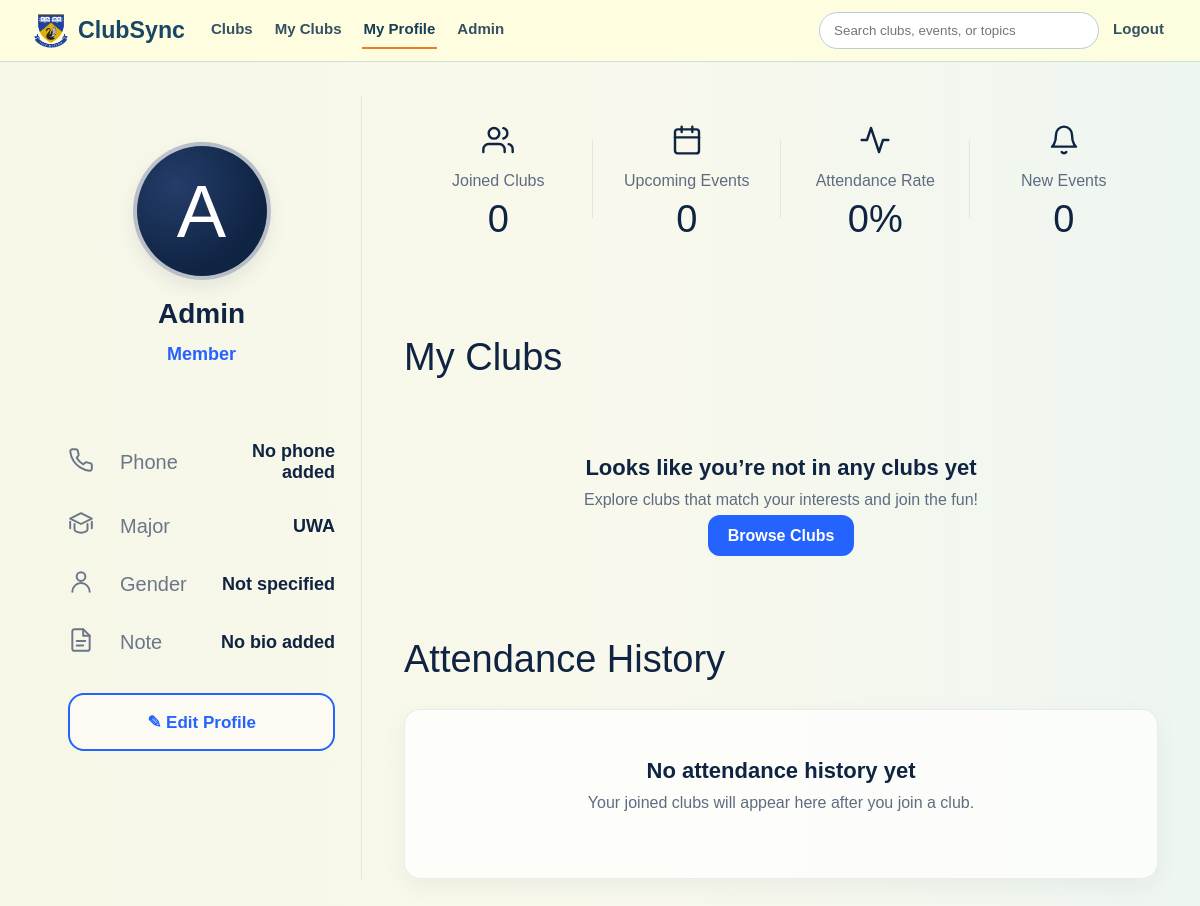
/my-profile (signed in), run on an earlier commit of the app's database.
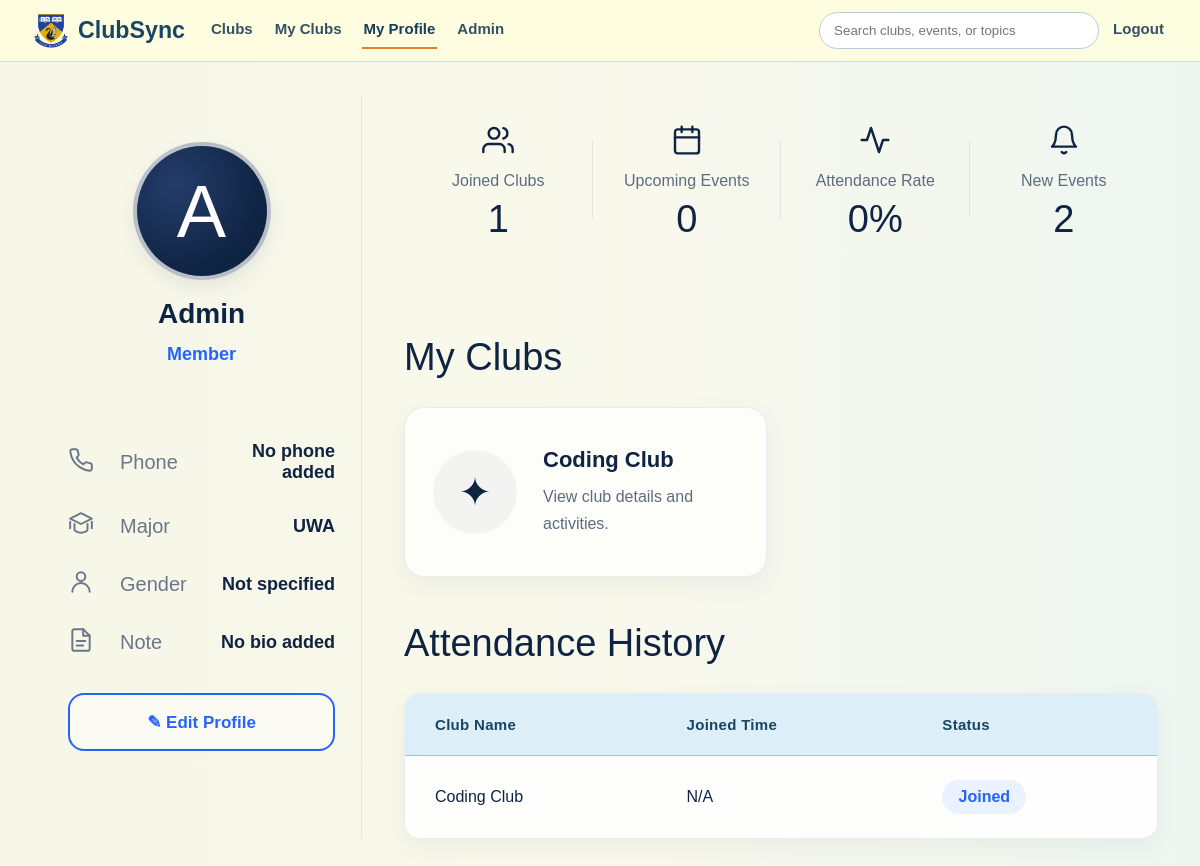
And on a later commit of the database.
### models/user.py (models this page shows)
class User(db.Model):
    __tablename__ = "users"
    id = db.Column(db.Integer, primary_key=True)
    name = db.Column(db.String(100), nullable=False)
    email = db.Column(db.String(120), unique=True, nullable=False)
    password_hash = db.Column(db.String(255), nullable=False)
    is_admin = db.Column(db.Boolean, default=False, nullable=False)
    memberships = db.relationship("Membership", backref="user", cascade="all, delete")
    attendances = db.relationship("Attendance", backref="user", cascade="all, delete")

### models/membership.py (models this page shows)
class Membership(db.Model):
    __tablename__ = "memberships"
    id = db.Column(db.Integer, primary_key=True)
    user_id = db.Column(db.Integer, db.ForeignKey("users.id"), nullable=False)
    club_id = db.Column(db.Integer, db.ForeignKey("clubs.id"), nullable=False)

### models/club.py (models this page shows)
class Club(db.Model):
    __tablename__ = "clubs"
    id = db.Column(db.Integer, primary_key=True)
    name = db.Column(db.String(100), nullable=False)
    description = db.Column(db.Text, nullable=False)
    category = db.Column(db.String(50), nullable=True)
    image_path = db.Column(db.String(255), nullable=True)
    events = db.relationship("Event", backref="club", cascade="all, delete")
    memberships = db.relationship("Membership", backref="club", cascade="all, delete")

### routes/profile.py (the view)
@profile_bp.route("/my-profile")
def profile():
    if "user_id" not in session:
        return redirect(url_for("auth.login"))
    user_id = session["user_id"]
    user = User.query.get(user_id)
    joined_clubs = (
        Club.query
        .join(Membership, Membership.club_id == Club.id)
        .filter(Membership.user_id == user_id)
        .order_by(Club.name.asc())
        .all()
    )
    profile_data = ProfileUser.query.filter_by(user_id=user.id).first()
    return render_template(
        "profile.html",
        user=user,
        profile=profile_data,
        club_history=joined_clubs
    )

### templates/profile.html (shortened to what this page needs)
<!DOCTYPE html>
<html lang="en">
<head>
    <link rel="stylesheet" href="{{ url_for('static', filename='css/styles.css') }}">
    <link rel="stylesheet" href="{{ url_for('static', filename='css/profile.css') }}">
</head>
<body class="clubs-page">
    {% set active_page = 'profile' %}
    {% include "_site_header.html" %}
    <div class="profile-page">
        <aside class="profile-card">
            <div class="profile-avatar">
                {% if profile and profile.avatar %}
                <img src="{{ url_for('static', filename='uploads/' + profile.avatar) }}">
                {% else %}
                {{ user.name[0]|upper }}
                {% endif %}
            </div>
            <h2>{{ user.name }}</h2>
            <div class="profile-role">Member</div>
            <div class="profile-list">
                <div class="profile-row">
                    <span class="profile-icon">
                    </span>
                    <span class="profile-label">Phone</span>
                    <span class="profile-value">
                        {{ profile.phone if profile and profile.phone else 'No phone added' }}
                    </span>
                </div>
                <div class="profile-row">
                    <span class="profile-icon">
                        <svg viewBox="0 0 24 24">
                            <path d="M22 10v6M2 10v6"></path>
                            <path d="M12 2L2 7l10 5 10-5-10-5z"></path>
                            <path d="M6 12v5c0 1.5 2.7 3 6 3s6-1.5 6-3v-5"></path>
                        </svg>
                    </span>
                    <span class="profile-label">Major</span>
                    <span class="profile-value">
                        {{ profile.major if profile and profile.major else 'UWA' }}
                    </span>
                </div>
                <div class="profile-row">
                    <span class="profile-icon">
                        <svg viewBox="0 0 24 24">
                            <path d="M20 21a8 8 0 0 0-16 0"></path>
                            <circle cx="12" cy="7" r="4"></circle>
                        </svg>
                    </span>
                    <span class="profile-label">Gender</span>
                    <span class="profile-value">
                        {{ profile.gender if profile and profile.gender else 'Not specified' }}
                    </span>
                </div>
                <div class="profile-row">
                    <span class="profile-icon">
                        <svg viewBox="0 0 24 24">
                            <path d="M14 2H6a2 2 0 0 0-2 2v16a2 2 0 0 0 2 2h12a2 2 0 0 0 2-2V8z"></path>
                            <polyline points="14 2 14 8 20 8"></polyline>
                            <line x1="8" y1="13" x2="16" y2="13"></line>
                            <line x1="8" y1="17" x2="14" y2="17"></line>
                        </svg>
                    </span>
                    <span class="profile-label">Note</span>
                    <span class="profile-value">
                        {{ profile.bio if profile and profile.bio else 'No bio added' }}
                    </span>
                </div>
            </div>
            <a href="{{ url_for('profile.profile_edit') }}" class="edit-link">
                ✎ Edit Profile
            </a>
        </aside>
        <main class="profile-right">
            <section class="stats-row">
                <a href="/myclubs" class="stat stat-link">
                    <div class="stat-icon">
                        <svg viewBox="0 0 24 24">
                            <path d="M17 21v-2a4 4 0 0 0-4-4H5a4 4 0 0 0-4 4v2"></path>
                            <circle cx="9" cy="7" r="4"></circle>
                            <path d="M23 21v-2a4 4 0 0 0-3-3.87"></path>
                            <path d="M16 3.13a4 4 0 0 1 0 7.75"></path>
                        </svg>
                    </div>
                    <div class="stat-title">
                        Joined Clubs
                    </div>
                    <div class="stat-value">
                        {{ user.memberships|length }}
                    </div>
                </a>
                <a href="{{ url_for('clubs.myclubs') }}" class="stat stat-link">
                    <div class="stat-icon">
                        <svg viewBox="0 0 24 24">
                            <rect x="3" y="4" width="18" height="18" rx="2"></rect>
                            <line x1="16" y1="2" x2="16" y2="6"></line>
                            <line x1="8" y1="2" x2="8" y2="6"></line>
                            <line x1="3" y1="10" x2="21" y2="10"></line>
                        </svg>
                    </div>
                    <div class="stat-title">
                        Upcoming Events
                    </div>
                    <div class="stat-value">
                        {{ user.attendances|length }}
                    </div>
                </a>
                <div class="stat">
                    <div class="stat-icon">
                        <svg viewBox="0 0 24 24">
                            <polyline points="22 12 18 12 15 21 9 3 6 12 2 12"></polyline>
                        </svg>
                    </div>
                    <div class="stat-title">
                        Attendance Rate
                    </div>
                    <div class="stat-value">
                        {% if user.memberships|length > 0 %}
                        {{ ((user.attendances|length / user.memberships|length) * 100)|round(0, 'floor')|int }}%
                        {% else %}
                        0%
                        {% endif %}
                    </div>
                </div>
            <a href="/myclubs" class="stat stat-link">
                <div class="stat-icon">
                    <svg viewBox="0 0 24 24">
                        <path d="M6 8a6 6 0 0 1 12 0c0 7 3 9 3 9H3s3-2 3-9"></path>
                        <path d="M10.3 21a2 2 0 0 0 3.4 0"></path>
                    </svg>
                </div>
                <div class="stat-title">
                    New Events
                </div>
                <div class="stat-value">
                    {% set ns = namespace(total=0) %}
                    {% for membership in user.memberships %}
                    {% set ns.total = ns.total + membership.club.events|length %}
                    {% endfor %}
                    {{ ns.total }}
                </div>
            </a>
            </section>
            <section class="profile-block">
                <h2>My Clubs</h2>
                {% if user.memberships|length == 0 %}
                <div class="empty-state">
                    <h3>Looks like you’re not in any clubs yet</h3>
                    <p>Explore clubs that match your interests and join the fun!</p>
                    <a href="{{ url_for('clubs.clubs') }}" class="explore-link">
                        Browse Clubs
                    </a>
                </div>
                {% else %}
                <div class="clubs-list">
                    {% for membership in user.memberships %}
                    <a href="{{ url_for('clubs.club_details', club_id=membership.club.id) }}" class="profile-club-card">
                        <div class="profile-club-icon">
                            {% if 'AI' in membership.club.name %}
                            <span>✿</span>
                            {% elif 'Cultural' in membership.club.name %}
                            <span>🌐</span>
                            {% else %}
                            <span>✦</span>
                            {% endif %}
                        </div>
                        <div class="profile-club-info">
                            <h3>{{ membership.club.name }}</h3>
                            <p>
                                {{ membership.club.tagline if membership.club.tagline else 'View club details and activities.' }}
                            </p>
                        </div>
                    </a>
                    {% endfor %}
                </div>
                {% endif %}
            </section>
            <section class="profile-block attendance-block">
                <h2>Attendance History</h2>
                <div class="history-box">
                    {% if user.memberships|length == 0 %}
                    <div class="empty-state">
                        <h3>No attendance history yet</h3>
                        <p>Your joined clubs will appear here after you join a club.</p>
                    </div>
                    {% else %}
                    <table class="attendance-table">
                        <thead>
                            <tr>
                                <th>Club Name</th>
                                <th>Joined Time</th>
                                <th>Status</th>
                            </tr>
                        </thead>
                        <tbody>
                            {% for membership in user.memberships %}
                            <tr>
                                <td>{{ membership.club.name }}</td>
                                <td>N/A</td>
                                <td>
                                    <span class="status present">Joined</span>
                                </td>
                            </tr>
                            {% endfor %}
                        </tbody>
                    </table>
                    {% endif %}
                </div>
            </section>
        </main>
    </div>
</body>
</html>

### templates/_site_header.html (shortened to what this page needs)
<header class="site-header">
    <nav class="site-navbar" aria-label="Main navigation">
        <div class="navbar-inner">
            <a class="navbar-brand" href="{{ url_for('dashboard.index') }}">
                <span class="navbar-brand-content">
                    <img
                        class="navbar-logo"
                        src="{{ url_for('static', filename='images/uwa-logo.webp') }}"
                        alt="UWA logo"
                    >
                    <span class="navbar-title">ClubSync</span>
                </span>
            </a>
            <div class="navbar-menu" id="main-navbar-menu">
                <div class="navbar-links">
                    <a
                        href="{{ url_for('clubs.clubs') }}"
                        class="{% if active_page in ['clubs', 'club_details', 'event', 'search'] %}active{% endif %}"
                    >
                        Clubs
                    </a>
                    {% if session.get('user_id') %}
                        <a
                            href="{{ url_for('clubs.myclubs') }}"
                            class="{% if active_page == 'myclubs' %}active{% endif %}"
                        >
                            My Clubs
                        </a>
                        <a
                            href="{{ url_for('profile.profile') }}"
                            class="{% if active_page in ['profile', 'profile_edit'] %}active{% endif %}"
                            {% if active_page in ['profile', 'profile_edit'] %}aria-current="page"{% endif %}
                        >
                            My Profile
                        </a>
                    {% endif %}
                    {% if navbar_can_access_admin %}
                        <a
                            href="{{ url_for('admin.dashboard') if session.get('admin_logged_in') else url_for('admin.login') }}"
                            class="{% if active_page == 'admin' %}active{% endif %}"
                        >
                            Admin
                        </a>
                    {% endif %}
                </div>
                <div class="navbar-tools">
                    <form class="navbar-search" role="search" method="GET" action="{{ url_for('clubs.search') }}">
                        <input
                            type="search"
                            name="q"
                            aria-label="Search clubs and events"
                            placeholder="Search clubs, events, or topics"
                            minlength="2"
                            value="{{ search_query | default('') }}"
                        >
                    </form>
                    <div class="navbar-actions" aria-label="Authentication">
                        {% if session.get('user_id') or session.get('admin_logged_in') %}
                            <a href="{{ url_for('auth.logout') }}">Logout</a>
                        {% else %}
                            <a href="{{ url_for('auth.login') }}">Login</a>
                            <a href="{{ url_for('auth.register') }}">Sign Up</a>
                        {% endif %}
                    </div>
                </div>
            </div>
        </div>
    </nav>
</header>

What changed in the data, as far as the page shows it:
added Membership: club.name "Coding Club", club "View club details and activities."
Also different on the page:
{{ user.memberships|length }}: "0" → "1"
{{ ns.total }}: "0" → "2"
text no longer shown: "0% Looks like you’re not in any clubs yet Explore clubs that match your interests and join the fun! Browse Clubs No attendance history yet Your joined clubs will appear here after you join a club."
text now shown: "0 % Club Name Joined Time Status"
